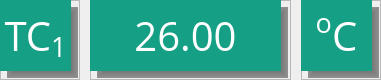
<?xml version="1.0" encoding="UTF-8"?>
<ui version="4.0">
 <class>wVol</class>
 <widget class="QWidget" name="wVol">
  <property name="geometry">
   <rect>
    <x>0</x>
    <y>0</y>
    <width>381</width>
    <height>80</height>
   </rect>
  </property>
  <property name="maximumSize">
   <size>
    <width>16777215</width>
    <height>130</height>
   </size>
  </property>
  <property name="windowTitle">
   <string>Form</string>
  </property>
  <layout class="QHBoxLayout" name="horizontalLayout" stretch="2,5,2">
   <property name="spacing">
    <number>10</number>
   </property>
   <property name="leftMargin">
    <number>0</number>
   </property>
   <property name="topMargin">
    <number>0</number>
   </property>
   <property name="rightMargin">
    <number>0</number>
   </property>
   <property name="bottomMargin">
    <number>0</number>
   </property>
   <item>
    <widget class="QFrame" name="frameName">
     <property name="minimumSize">
      <size>
       <width>80</width>
       <height>80</height>
      </size>
     </property>
     <property name="maximumSize">
      <size>
       <width>130</width>
       <height>130</height>
      </size>
     </property>
     <property name="frameShape">
      <enum>QFrame::StyledPanel</enum>
     </property>
     <property name="frameShadow">
      <enum>QFrame::Raised</enum>
     </property>
     <widget class="QLabel" name="labelName">
      <property name="geometry">
       <rect>
        <x>0</x>
        <y>0</y>
        <width>71</width>
        <height>71</height>
       </rect>
      </property>
      <property name="font">
       <font>
        <family>Open Sans</family>
        <pointsize>30</pointsize>
       </font>
      </property>
      <property name="styleSheet">
       <string notr="true">background-color: rgb(21, 159, 133);
color: rgb(255, 255, 255);</string>
      </property>
      <property name="text">
       <string>&lt;html&gt;&lt;head/&gt;&lt;body&gt;&lt;p&gt;TC&lt;span style=&quot; vertical-align:sub;&quot;&gt;1&lt;/span&gt;&lt;/p&gt;&lt;/body&gt;&lt;/html&gt;</string>
      </property>
      <property name="alignment">
       <set>Qt::AlignCenter</set>
      </property>
     </widget>
     <widget class="QWidget" name="shadowName" native="true">
      <property name="geometry">
       <rect>
        <x>7</x>
        <y>7</y>
        <width>71</width>
        <height>71</height>
       </rect>
      </property>
      <property name="styleSheet">
       <string notr="true">background-color: rgba(0, 0, 0, 100);
border-right:15px solid qlineargradient(spread:pad, x1:0, y1:0, x2:1, y2:0, stop:0 rgba(0, 0, 0, 100), stop:1 rgba(255, 255, 255, 0));
border-bottom:15px solid qlineargradient(spread:pad, x1:0, y1:0, x2:0, y2:1, stop:0 rgba(0, 0, 0, 100), stop:1 rgba(255, 255, 255, 0));
border-left:15px solid qlineargradient(spread:pad, x1:1, y1:0, x2:0, y2:0, stop:0 rgba(0, 0, 0, 100), stop:1 rgba(255, 255, 255, 0));
border-top:15px solid qlineargradient(spread:pad, x1:0, y1:1, x2:0, y2:0, stop:0 rgba(0, 0, 0, 100), stop:1 rgba(255, 255, 255, 0));
background-clip:padding;</string>
      </property>
     </widget>
     <zorder>shadowName</zorder>
     <zorder>labelName</zorder>
    </widget>
   </item>
   <item>
    <widget class="QFrame" name="frameVol">
     <property name="frameShape">
      <enum>QFrame::StyledPanel</enum>
     </property>
     <property name="frameShadow">
      <enum>QFrame::Raised</enum>
     </property>
     <widget class="QWidget" name="shadowVol" native="true">
      <property name="geometry">
       <rect>
        <x>7</x>
        <y>7</y>
        <width>191</width>
        <height>71</height>
       </rect>
      </property>
      <property name="styleSheet">
       <string notr="true">background-color: rgba(0, 0, 0, 100);
border-right:15px solid qlineargradient(spread:pad, x1:0, y1:0, x2:1, y2:0, stop:0 rgba(0, 0, 0, 100), stop:1 rgba(255, 255, 255, 0));
border-bottom:15px solid qlineargradient(spread:pad, x1:0, y1:0, x2:0, y2:1, stop:0 rgba(0, 0, 0, 100), stop:1 rgba(255, 255, 255, 0));
border-left:15px solid qlineargradient(spread:pad, x1:1, y1:0, x2:0, y2:0, stop:0 rgba(0, 0, 0, 100), stop:1 rgba(255, 255, 255, 0));
border-top:15px solid qlineargradient(spread:pad, x1:0, y1:1, x2:0, y2:0, stop:0 rgba(0, 0, 0, 100), stop:1 rgba(255, 255, 255, 0));
background-clip:padding;</string>
      </property>
     </widget>
     <widget class="QLabel" name="labelVol">
      <property name="geometry">
       <rect>
        <x>0</x>
        <y>0</y>
        <width>191</width>
        <height>71</height>
       </rect>
      </property>
      <property name="font">
       <font>
        <family>Open Sans</family>
        <pointsize>30</pointsize>
       </font>
      </property>
      <property name="styleSheet">
       <string notr="true">background-color: rgb(21, 159, 133);
color: rgb(255, 255, 255);</string>
      </property>
      <property name="frameShape">
       <enum>QFrame::NoFrame</enum>
      </property>
      <property name="text">
       <string>&lt;html&gt;&lt;head/&gt;&lt;body&gt;&lt;p&gt;26.00&lt;/p&gt;&lt;/body&gt;&lt;/html&gt;</string>
      </property>
      <property name="alignment">
       <set>Qt::AlignCenter</set>
      </property>
     </widget>
    </widget>
   </item>
   <item>
    <widget class="QFrame" name="frameMes">
     <property name="minimumSize">
      <size>
       <width>80</width>
       <height>80</height>
      </size>
     </property>
     <property name="maximumSize">
      <size>
       <width>130</width>
       <height>130</height>
      </size>
     </property>
     <property name="frameShape">
      <enum>QFrame::StyledPanel</enum>
     </property>
     <property name="frameShadow">
      <enum>QFrame::Raised</enum>
     </property>
     <widget class="QLabel" name="labelMes">
      <property name="geometry">
       <rect>
        <x>0</x>
        <y>0</y>
        <width>71</width>
        <height>71</height>
       </rect>
      </property>
      <property name="font">
       <font>
        <family>Open Sans</family>
        <pointsize>30</pointsize>
       </font>
      </property>
      <property name="styleSheet">
       <string notr="true">background-color: rgb(21, 159, 133);
color: rgb(255, 255, 255);</string>
      </property>
      <property name="text">
       <string>&lt;html&gt;&lt;head/&gt;&lt;body&gt;&lt;p&gt;&lt;span style=&quot; vertical-align:super;&quot;&gt;o&lt;/span&gt;C&lt;/p&gt;&lt;/body&gt;&lt;/html&gt;</string>
      </property>
      <property name="alignment">
       <set>Qt::AlignCenter</set>
      </property>
     </widget>
     <widget class="QWidget" name="shadowMes" native="true">
      <property name="geometry">
       <rect>
        <x>7</x>
        <y>7</y>
        <width>71</width>
        <height>71</height>
       </rect>
      </property>
      <property name="styleSheet">
       <string notr="true">background-color: rgba(0, 0, 0, 100);
border-right:15px solid qlineargradient(spread:pad, x1:0, y1:0, x2:1, y2:0, stop:0 rgba(0, 0, 0, 100), stop:1 rgba(255, 255, 255, 0));
border-bottom:15px solid qlineargradient(spread:pad, x1:0, y1:0, x2:0, y2:1, stop:0 rgba(0, 0, 0, 100), stop:1 rgba(255, 255, 255, 0));
border-left:15px solid qlineargradient(spread:pad, x1:1, y1:0, x2:0, y2:0, stop:0 rgba(0, 0, 0, 100), stop:1 rgba(255, 255, 255, 0));
border-top:15px solid qlineargradient(spread:pad, x1:0, y1:1, x2:0, y2:0, stop:0 rgba(0, 0, 0, 100), stop:1 rgba(255, 255, 255, 0));
background-clip:padding;</string>
      </property>
     </widget>
     <zorder>shadowMes</zorder>
     <zorder>labelMes</zorder>
    </widget>
   </item>
  </layout>
 </widget>
 <resources/>
 <connections/>
</ui>
